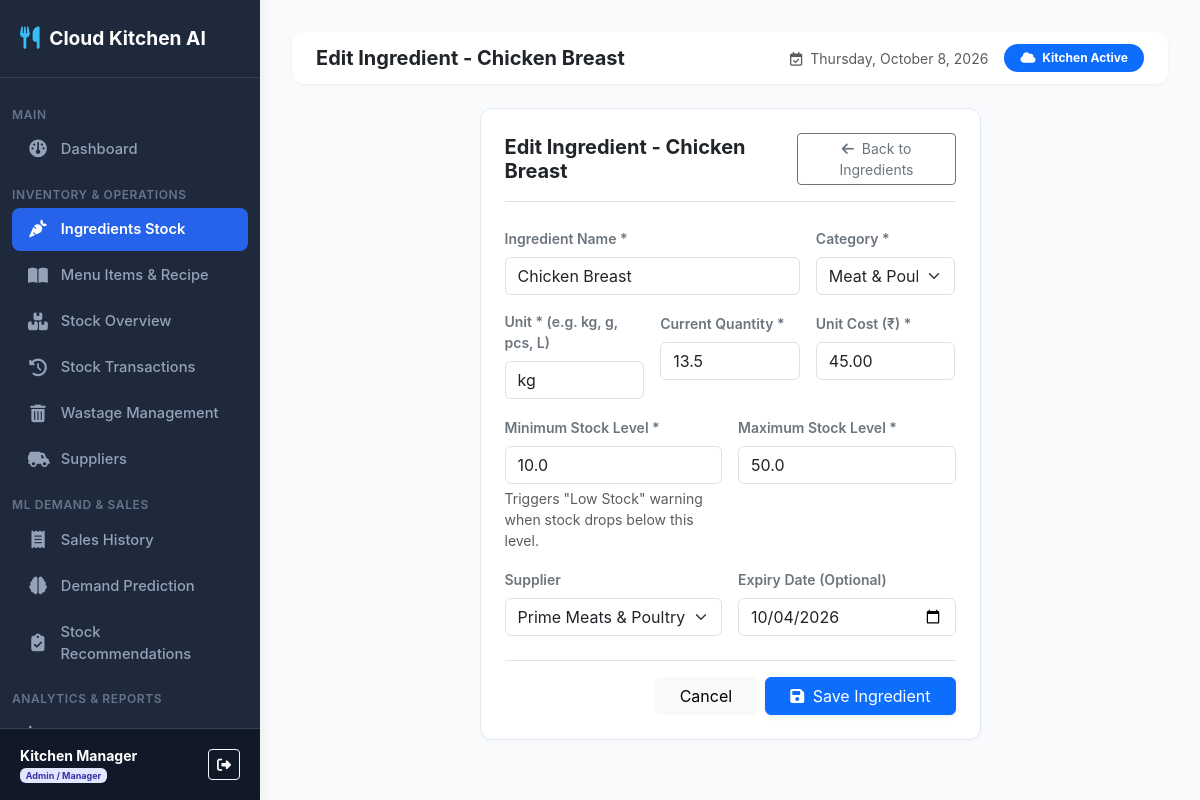
Screenshot of /ingredients/edit/1/ (signed in) with the database file from the repository.
### inventory_predictor/models.py (models this page shows, shortened)
class Ingredient(models.Model):
    CATEGORY_CHOICES = (
        ('Vegetables', 'Vegetables'),
        ('Dairy', 'Dairy'),
        ('Meat & Poultry', 'Meat & Poultry'),
        ('Grains & Bread', 'Grains & Bread'),
        ('Sauces & Spices', 'Sauces & Spices'),
        ('Beverages', 'Beverages'),
        ('Packaging', 'Packaging'),
        ('Other', 'Other'),
    )
    name = models.CharField(max_length=100, unique=True)
    category = models.CharField(max_length=50, choices=CATEGORY_CHOICES, default='Vegetables')
    unit = models.CharField(max_length=20, help_text="e.g. kg, g, L, ml, pcs, slices")
    current_quantity = models.FloatField(default=0.0)
    min_stock_level = models.FloatField(default=10.0)
    max_stock_level = models.FloatField(default=100.0)
    unit_cost = models.DecimalField(max_digits=10, decimal_places=2, default=0.00)
    supplier = models.ForeignKey(Supplier, on_delete=models.SET_NULL, null=True, blank=True, related_name='ingredients')
    expiry_date = models.DateField(null=True, blank=True)
    created_at = models.DateTimeField(auto_now_add=True)

### inventory_predictor/views.py (the view)
# urls.py: path('ingredients/edit/<int:pk>/', views.ingredient_edit, name='ingredient_edit'),
@login_required
def ingredient_edit(request, pk):
    if not role_check_admin(request.user):
        messages.error(request, "Access Denied. Only Admin / Kitchen Managers can edit ingredients.")
        return redirect('ingredient_list')
    ingredient = get_object_or_404(Ingredient, pk=pk)
    if request.method == 'POST':
        form = IngredientForm(request.POST, instance=ingredient)
        if form.is_valid():
            form.save()
            messages.success(request, f"Ingredient '{ingredient.name}' updated successfully!")
            return redirect('ingredient_list')
    else:
        form = IngredientForm(instance=ingredient)
    return render(request, 'inventory_predictor/ingredients/form.html', {'form': form, 'title': f'Edit Ingredient - {ingredient.name}'})

### inventory_predictor/forms.py
class IngredientForm(forms.ModelForm):
    class Meta:
        model = Ingredient
        fields = [
            'name', 'category', 'unit', 'current_quantity',
            'min_stock_level', 'max_stock_level', 'unit_cost',
            'supplier', 'expiry_date'
        ]
        widgets = {
            'name': forms.TextInput(attrs={'class': 'form-control', 'placeholder': 'e.g. Fresh Tomatoes'}),
            'category': forms.Select(attrs={'class': 'form-select'}),
            'unit': forms.TextInput(attrs={'class': 'form-control', 'placeholder': 'e.g. kg, g, L, pcs, slices'}),
            'current_quantity': forms.NumberInput(attrs={'class': 'form-control', 'step': '0.01'}),
            'min_stock_level': forms.NumberInput(attrs={'class': 'form-control', 'step': '0.01'}),
            'max_stock_level': forms.NumberInput(attrs={'class': 'form-control', 'step': '0.01'}),
            'unit_cost': forms.NumberInput(attrs={'class': 'form-control', 'step': '0.01', 'placeholder': 'Price per unit'}),
            'supplier': forms.Select(attrs={'class': 'form-select'}),
            'expiry_date': forms.DateInput(attrs={'class': 'form-control', 'type': 'date'}),
        }

### inventory_predictor/models.py (called while the page is built)
    def __str__(self):
        return self.name

### inventory_predictor/views.py (called while the page is built)
def role_check_admin(user):
    if not user.is_authenticated:
        return False
    try:
        return user.is_superuser or user.profile.role == 'ADMIN'
    except Exception:
        return user.is_superuser

### inventory_predictor/templates/inventory_predictor/ingredients/form.html (shortened to what this page needs)
{% extends 'inventory_predictor/base.html' %}
{% block page_title %}{{ title }}{% endblock %}
{% block content %}
<div class="row justify-content-center">
    <div class="col-12 col-md-8 col-lg-7">
        <div class="card-box">
            <div class="d-flex justify-content-between align-items-center mb-4 border-bottom pb-3">
                <h5 class="fw-bold m-0 text-dark">{{ title }}</h5>
                <a href="{% url 'ingredient_list' %}" class="btn btn-outline-secondary btn-sm">
                    <i class="fa-solid fa-arrow-left me-1"></i> Back to Ingredients
                </a>
            </div>
            <form method="POST">
                <div class="row g-3">
                    <div class="col-12 col-md-8">
                        <label class="form-label fw-semibold text-secondary small">Ingredient Name *</label>
                        {{ form.name }}
                    </div>
                    <div class="col-12 col-md-4">
                        <label class="form-label fw-semibold text-secondary small">Category *</label>
                        {{ form.category }}
                    </div>
                    <div class="col-12 col-md-4">
                        <label class="form-label fw-semibold text-secondary small">Unit * (e.g. kg, g, pcs, L)</label>
                        {{ form.unit }}
                    </div>
                    <div class="col-12 col-md-4">
                        <label class="form-label fw-semibold text-secondary small">Current Quantity *</label>
                        {{ form.current_quantity }}
                    </div>
                    <div class="col-12 col-md-4">
                        <label class="form-label fw-semibold text-secondary small">Unit Cost (₹) *</label>
                        {{ form.unit_cost }}
                    </div>
                    <div class="col-12 col-md-6">
                        <label class="form-label fw-semibold text-secondary small">Minimum Stock Level *</label>
                        {{ form.min_stock_level }}
                        <div class="form-text small">Triggers "Low Stock" warning when stock drops below this level.</div>
                    </div>
                    <div class="col-12 col-md-6">
                        <label class="form-label fw-semibold text-secondary small">Maximum Stock Level *</label>
                        {{ form.max_stock_level }}
                    </div>
                    <div class="col-12 col-md-6">
                        <label class="form-label fw-semibold text-secondary small">Supplier</label>
                        {{ form.supplier }}
                    </div>
                    <div class="col-12 col-md-6">
                        <label class="form-label fw-semibold text-secondary small">Expiry Date (Optional)</label>
                        {{ form.expiry_date }}
                    </div>
                </div>
                <div class="d-flex justify-content-end gap-2 mt-4 pt-3 border-top">
                    <a href="{% url 'ingredient_list' %}" class="btn btn-light px-4">Cancel</a>
                    <button type="submit" class="btn btn-primary px-4 shadow-sm">
                        <i class="fa-solid fa-floppy-disk me-1"></i> Save Ingredient
                    </button>
                </div>
            </form>
        </div>
    </div>
</div>
{% endblock %}

### inventory_predictor/templates/inventory_predictor/base.html (shortened to what this page needs)
{% load static %}
<!DOCTYPE html>
<html lang="en">
<head>
    <link rel="stylesheet" href="{% static 'css/bootstrap.min.css' %}">
    <link rel="stylesheet" href="https://cdn.jsdelivr.net/npm/bootstrap@5.3.2/dist/css/bootstrap.min.css">
    <link rel="stylesheet" href="{% static 'css/fontawesome.min.css' %}">
    <link rel="stylesheet" href="https://cdnjs.cloudflare.com/ajax/libs/font-awesome/6.4.2/css/all.min.css">
    <link rel="stylesheet" href="{% static 'css/style.css' %}">
</head>
<body>
    {% if user.is_authenticated %}
    <nav id="sidebar">
        <div class="sidebar-header">
            <a href="{% url 'dashboard' %}" class="sidebar-brand">
                <i class="fa-solid fa-utensils"></i>
                <span>Cloud Kitchen AI</span>
            </a>
        </div>
        <ul class="sidebar-menu">
            <li class="menu-heading">Main</li>
            <li class="sidebar-item">
                <a href="{% url 'dashboard' %}" class="sidebar-link {% if request.resolver_match.url_name == 'dashboard' %}active{% endif %}">
                    <i class="fa-solid fa-gauge"></i>
                    <span>Dashboard</span>
                </a>
            </li>
            <li class="menu-heading">Inventory & Operations</li>
            <li class="sidebar-item">
                <a href="{% url 'ingredient_list' %}" class="sidebar-link {% if 'ingredient' in request.resolver_match.url_name %}active{% endif %}">
                    <i class="fa-solid fa-carrot"></i>
                    <span>Ingredients Stock</span>
                </a>
            </li>
            <li class="sidebar-item">
                <a href="{% url 'menu_list' %}" class="sidebar-link {% if 'menu' in request.resolver_match.url_name or 'recipe' in request.resolver_match.url_name %}active{% endif %}">
                    <i class="fa-solid fa-book-open"></i>
                    <span>Menu Items & Recipe</span>
                </a>
            </li>
            <li class="sidebar-item">
                <a href="{% url 'inventory_status' %}" class="sidebar-link ">
                    <i class="fa-solid fa-boxes-stacked"></i>
                    <span>Stock Overview</span>
                </a>
            </li>
            <li class="sidebar-item">
                <a href="{% url 'inventory_transactions' %}" class="sidebar-link {% if request.resolver_match.url_name == 'inventory_transactions' %}active{% endif %}">
                    <i class="fa-solid fa-clock-rotate-left"></i>
                    <span>Stock Transactions</span>
                </a>
            </li>
            <li class="sidebar-item">
                <a href="{% url 'wastage_list' %}" class="sidebar-link {% if 'wastage' in request.resolver_match.url_name %}active{% endif %}">
                    <i class="fa-solid fa-trash-can"></i>
                    <span>Wastage Management</span>
                </a>
            </li>
            {% if user.is_superuser or user.profile.role == 'ADMIN' %}
            <li class="sidebar-item">
                <a href="{% url 'supplier_list' %}" class="sidebar-link {% if 'supplier' in request.resolver_match.url_name %}active{% endif %}">
                    <i class="fa-solid fa-truck-field"></i>
                    <span>Suppliers</span>
                </a>
            </li>
            {% endif %}
            <li class="menu-heading">ML Demand & Sales</li>
            <li class="sidebar-item">
                <a href="{% url 'sales_list' %}" class="sidebar-link {% if 'sales' in request.resolver_match.url_name %}active{% endif %}">
                    <i class="fa-solid fa-receipt"></i>
                    <span>Sales History</span>
                </a>
            </li>
            <li class="sidebar-item">
                <a href="{% url 'demand_prediction' %}" class="sidebar-link {% if 'demand_prediction' in request.resolver_match.url_name %}active{% endif %}">
                    <i class="fa-solid fa-brain"></i>
                    <span>Demand Prediction</span>
                </a>
            </li>
            <li class="sidebar-item">
                <a href="{% url 'reorder_recommendations' %}" class="sidebar-link {% if 'reorders' in request.resolver_match.url_name %}active{% endif %}">
                    <i class="fa-solid fa-clipboard-check"></i>
                    <span>Stock Recommendations</span>
                </a>
            </li>
            <li class="menu-heading">Analytics & Reports</li>
            <li class="sidebar-item">
                <a href="{% url 'analytics' %}" class="sidebar-link {% if 'analytics' in request.resolver_match.url_name %}active{% endif %}">
                    <i class="fa-solid fa-chart-line"></i>
                    <span>Analytics</span>
                </a>
            </li>
        </ul>
        <div class="sidebar-user">
            <div class="d-flex align-items-center justify-content-between">
                <div>
                    <div class="fw-bold text-white small">{{ user.get_full_name|default:user.username }}</div>
                    <div class="text-muted text-capitalize" style="font-size: 0.75rem;">
                        {% if user.is_superuser or user.profile.role == 'ADMIN' %}
                            <span class="badge badge-admin">Admin / Manager</span>
                        {% else %}
                            <span class="badge badge-staff">Kitchen Staff</span>
                        {% endif %}
                    </div>
                </div>
                <a href="{% url 'logout' %}" class="btn btn-sm btn-outline-light" title="Logout">
                    <i class="fa-solid fa-right-from-bracket"></i>
                </a>
            </div>
        </div>
    </nav>
    {% endif %}
    <main id="content" {% if not user.is_authenticated %}style="margin-left: 0;"{% endif %}>
        {% if user.is_authenticated %}
        <div class="navbar-custom d-flex justify-content-between align-items-center">
            <div class="d-flex align-items-center gap-3">
                <h5 class="m-0 fw-bold text-dark">{% block page_title %}Dashboard{% endblock %}</h5>
            </div>
            <div class="d-flex align-items-center gap-3">
                <span class="text-muted small d-none d-md-inline">
                    <i class="fa-regular fa-calendar-check me-1"></i> {% now "l, F j, Y" %}
                </span>
                <span class="badge bg-primary rounded-pill px-3 py-2">
                    <i class="fa-solid fa-cloud me-1"></i> Kitchen Active
                </span>
            </div>
        </div>
        {% endif %}
        {% block content %}{% endblock %}
    </main>
</body>
</html>

### inventory_predictor/static/css/style.css (style rules this page uses)
:root { --sidebar-width: 260px; --sidebar-bg: #1e293b; --sidebar-color: #94a3b8; --sidebar-active-bg: #2563eb; --sidebar-active-color: #ffffff; --body-bg: #f8fafc; --card-border-radius: 12px; --primary-color: #2563eb; }
body { font-family: 'Inter', system-ui, -apple-system, sans-serif; background-color: var(--body-bg); color: #334155; margin: 0; padding: 0; overflow-x: hidden; }
#sidebar { width: var(--sidebar-width); height: 100vh; position: fixed; top: 0; left: 0; background: var(--sidebar-bg); color: var(--sidebar-color); z-index: 1000; transition: all 0.3s ease; display: flex; flex-direction: column; box-shadow: 4px 0 10px rgba(0, 0, 0, 0.05); }
.sidebar-header { padding: 1.5rem 1.25rem; border-bottom: 1px solid #334155; }
.sidebar-brand { font-size: 1.2rem; font-weight: 700; color: #ffffff; text-decoration: none; display: flex; align-items: center; gap: 0.6rem; }
.sidebar-brand i { color: #38bdf8; font-size: 1.4rem; }
ul, li { list-style: none; }
.sidebar-menu { list-style: none !important; padding: 1rem 0.75rem !important; margin: 0 !important; flex-grow: 1; overflow-y: auto; }
.menu-heading { font-size: 0.75rem; text-transform: uppercase; letter-spacing: 0.05em; color: #64748b; padding: 0.75rem 1rem 0.25rem 1rem; font-weight: 600; }
.sidebar-item { margin-bottom: 0.2rem; }
.sidebar-link { display: flex; align-items: center; gap: 0.8rem; padding: 0.65rem 1rem; color: var(--sidebar-color); text-decoration: none; border-radius: 8px; font-size: 0.92rem; font-weight: 500; transition: all 0.2s ease; }
.sidebar-link.active { background: var(--sidebar-active-bg); color: var(--sidebar-active-color); font-weight: 600; }
.sidebar-link i { font-size: 1.1rem; width: 20px; text-align: center; }
.sidebar-user { padding: 1rem 1.25rem; border-top: 1px solid #334155; background: #111827; }
#content { margin-left: var(--sidebar-width); min-height: 100vh; padding: 2rem; transition: all 0.3s ease; }
.navbar-custom { background: #ffffff; box-shadow: 0 1px 3px rgba(0,0,0,0.05); border-radius: 12px; padding: 0.75rem 1.5rem; margin-bottom: 1.5rem; }
.card-box { background: #ffffff; border-radius: var(--card-border-radius); border: 1px solid #e2e8f0; padding: 1.5rem; margin-bottom: 1.5rem; box-shadow: 0 2px 4px rgba(0,0,0,0.02); }
.badge-admin { background: #e0e7ff; color: #3730a3; }

### rows the page displays
Ingredient: name "Chicken Breast", category "Meat & Poultry", unit "kg", current_quantity "13.5", unit_cost "45.00", min_stock_level "10.0", max_stock_level "50.0", supplier "Prime Meats & Poultry", expiry_date "10/04/2026"

### other values shown
{{ user.get_full_name|default:user.username }} "Kitchen Manager"
{{ title }} "Edit Ingredient - Chicken Breast"
